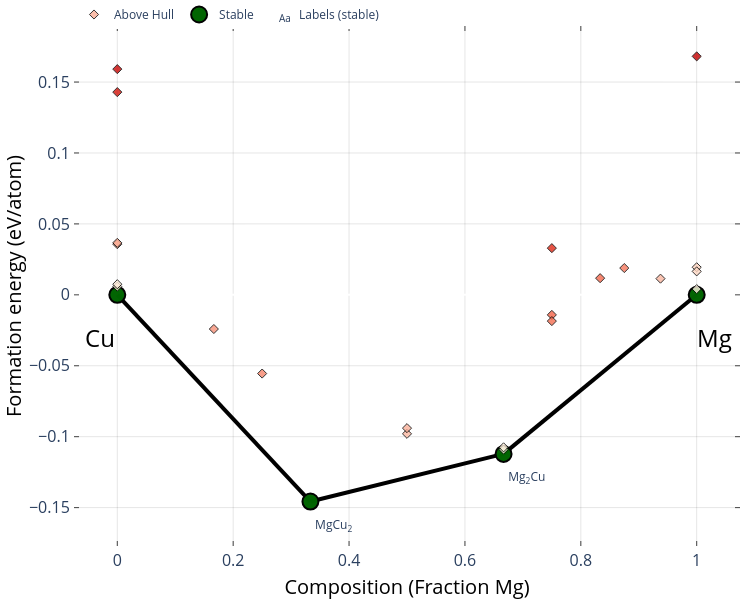

The notebook cell this image was saved under:
### Markdown cell above
`get_dft_convexhull` queries the Materials Project and returns a pymatgen `PhaseDiagram` object representing the *T* = 0K DFT ground-state convex hull. Results are cached locally after the first call.

### Code cell
from pymatgen.analysis.phase_diagram import PDPlotter

# Fetch (and cache) the DFT T=0K convex hull for Cu-Mg
cu_mg_dft_ch, _ = api.get_dft_convexhull('Cu-Mg', verbose=True)

cu_mg_pdp = PDPlotter(cu_mg_dft_ch)
fig = cu_mg_pdp.get_plot()
fig.update_layout(plot_bgcolor="white", paper_bgcolor="white", width=750, height=600)
fig.show()

### Figure 1 — Plotly figure (JSON) as saved in the notebook; plotly's stock layout.template omitted (floating-point values rounded to 4 significant figures)
{"data": [{"hoverinfo": "none", "line": {"color": "black", "width": 4}, "mode": "lines", "showlegend": false, "type": "scatter", "x": [0.3333, 0, null, 0.6667, 1, null, 0.3333, 0.6667, null], "y": [-0.1457, 0, null, -0.1121, 0, null, -0.1457, -0.1121, null]}, {"hoverinfo": "skip", "mode": "text", "name": "Labels (stable)", "opacity": 1, "showlegend": true, "text": ["MgCu<sub>2</sub>", "Mg<sub>2</sub>Cu"], "textposition": ["bottom right", "bottom right"], "type": "scatter", "visible": true, "x": [0.3413, 0.6747], "y": [-0.1587, -0.1251]}, {"error_y": {"array": [0, 0, 0, 0], "color": "gray", "thickness": 2.5, "type": "data", "width": 5}, "hoverinfo": "text", "hoverlabel": {"font": {"size": 14}}, "hovertext": ["MgCu<sub>2</sub> (mp-1038-GGA) <br>  Formation energy: -0.146 eV/atom <br>  (Stable)", "Cu (mp-30-GGA) <br>  Formation energy: 0.0 eV/atom <br>  (Stable)", "Mg<sub>2</sub>Cu (mp-2481-GGA) <br>  Formation energy: -0.112 eV/atom <br>  (Stable)", "Mg (mp-153-GGA) <br>  Formation energy: 0.0 eV/atom <br>  (Stable)"], "marker": {"color": "darkgreen", "line": {"color": "black", "width": 2}, "size": 16}, "mode": "markers", "name": "Stable", "opacity": 0.99, "showlegend": true, "type": "scatter", "x": [0.3333, 0, 0.6667, 1], "y": [-0.1457, 0, -0.1121, 0]}, {"hoverinfo": "text", "hoverlabel": {"font": {"size": 14}}, "hovertext": ["Cu (mp-1010136-GGA) <br>  Formation energy: 0.036 eV/atom <br>  Energy Above Hull: (+0.036 eV/atom)", "Cu (mp-1120774-GGA) <br>  Formation energy: 0.159 eV/atom <br>  Energy Above Hull: (+0.159 eV/atom)", "Cu (mp-989695-GGA) <br>  Formation energy: 0.006 eV/atom <br>  Energy Above Hull: (+0.006 eV/atom)", "Cu (mp-989782-GGA) <br>  Formation energy: 0.007 eV/atom <br>  Energy Above Hull: (+0.007 eV/atom)", "Cu (mp-998890-GGA) <br>  Formation energy: 0.037 eV/atom <br>  Energy Above Hull: (+0.037 eV/atom)", "Cu (mp-1059259-GGA) <br>  Formation energy: 0.143 eV/atom <br>  Energy Above Hull: (+0.143 eV/atom)", "Mg (mp-1056351-GGA) <br>  Formation energy: 0.019 eV/atom <br>  Energy Above Hull: (+0.019 eV/atom)", "Mg (mp-973364-GGA) <br>  Formation energy: 0.004 eV/atom <br>  Energy Above Hull: (+0.004 eV/atom)", "Mg (mp-110-GGA) <br>  Formation energy: 0.017 eV/atom <br>  Energy Above Hull: (+0.017 eV/atom)", "Mg (mp-1247180-GGA) <br>  Formation energy: 0.168 eV/atom <br>  Energy Above Hull: (+0.168 eV/atom)", "MgCu (mp-2672345-GGA) <br>  Formation energy: -0.098 eV/atom <br>  Energy Above Hull: (+0.031 eV/atom)", "MgCu (mp-972916-GGA) <br>  Formation energy: -0.094 eV/atom <br>  Energy Above Hull: (+0.035 eV/atom)", "MgCu<sub>3</sub> (mp-1185856-GGA) <br>  Formation energy: -0.056 eV/atom <br>  Energy Above Hull: (+0.054 eV/atom)", "MgCu<sub>5</sub> (mp-1185860-GGA) <br>  Formation energy: -0.024 eV/atom <br>  Energy Above Hull: (+0.049 eV/atom)", "Mg<sub>2</sub>Cu (mp-1052023-GGA) <br>  Formation energy: -0.109 eV/atom <br>  Energy Above Hull: (+0.003 eV/atom)", "Mg<sub>2</sub>Cu (mp-865014-GGA) <br>  Formation energy: -0.108 eV/atom <br>  Energy Above Hull: (+0.005 eV/atom)", "Mg<sub>3</sub>Cu (mp-1016224-GGA) <br>  Formation energy: 0.033 eV/atom <br>  Energy Above Hull: (+0.117 eV/atom)", "Mg<sub>3</sub>Cu (mp-978279-GGA) <br>  Formation energy: -0.014 eV/atom <br>  Energy Above Hull: (+0.07 eV/atom)", "Mg<sub>3</sub>Cu (mp-2479851-GGA) <br>  Formation energy: -0.019 eV/atom <br>  Energy Above Hull: (+0.066 eV/atom)", "Mg<sub>5</sub>Cu (mp-1185803-GGA) <br>  Formation energy: 0.012 eV/atom <br>  Energy Above Hull: (+0.068 eV/atom)", "Mg<sub>7</sub>Cu (mp-1016285-GGA) <br>  Formation energy: 0.019 eV/atom <br>  Energy Above Hull: (+0.061 eV/atom)", "Mg<sub>15</sub>Cu (mp-1023610-GGA) <br>  Formation energy: 0.011 eV/atom <br>  Energy Above Hull: (+0.032 eV/atom)"], "marker": {"color": [0.036, 0.159, 0.006, 0.007, 0.037, 0.143, 0.019, 0.004, 0.017, 0.168, 0.031, 0.035, 0.054, 0.049, 0.003, 0.005, 0.117, 0.07, 0.066, 0.068, 0.061, 0.032], "colorscale": [[0, "#fff5e3"], [0.5, "#f24324"], [1, "#c40000"]], "line": {"color": "black", "width": 1}, "opacity": 0.8, "size": 7, "symbol": "diamond"}, "mode": "markers", "name": "Above Hull", "showlegend": true, "type": "scatter", "x": [0, 0, 0, 0, 0, 0, 1, 1, 1, 1, 0.5, 0.5, 0.25, 0.1667, 0.6667, 0.6667, 0.75, 0.75, 0.75, 0.8333, 0.875, 0.9375], "y": [0.03571, 0.1591, 0.005766, 0.007492, 0.03664, 0.1429, 0.01944, 0.004049, 0.01652, 0.1681, -0.09798, -0.09397, -0.0555, -0.0241, -0.1091, -0.1075, 0.03292, -0.01414, -0.01851, 0.01174, 0.01888, 0.01142]}], "layout": {"annotations": [{"align": "center", "font": {"color": "#000000", "size": 24}, "opacity": 1, "showarrow": false, "text": "Cu", "x": -0.03, "xref": "x", "y": -0.03, "yref": "y"}, {"align": "center", "font": {"color": "#000000", "size": 24}, "opacity": 1, "showarrow": false, "text": "Mg", "x": 1.03, "xref": "x", "y": -0.03, "yref": "y"}], "autosize": true, "coloraxis": {"colorbar": {"x": 1, "y": 0.05, "yanchor": "top"}}, "height": 600, "hovermode": "closest", "legend": {"orientation": "h", "tracegroupgap": 7, "traceorder": "reversed", "x": 0, "xanchor": "left", "y": 1.05}, "margin": {"b": 10, "l": 10, "pad": 0, "r": 10, "t": 0}, "paper_bgcolor": "white", "plot_bgcolor": "white", "showlegend": true, "width": 750, "xaxis": {"anchor": "y", "gridcolor": "rgba(0,0,0,0.1)", "mirror": "ticks", "nticks": 8, "showgrid": true, "showline": true, "side": "bottom", "tickfont": {"size": 16}, "ticks": "inside", "title": {"font": {"color": "#000000", "size": 20}, "text": "Composition (Fraction Mg)"}, "type": "linear", "zeroline": false}, "yaxis": {"anchor": "x", "gridcolor": "rgba(0,0,0,0.1)", "mirror": "ticks", "showgrid": true, "showline": true, "side": "left", "tickfont": {"size": 16}, "ticks": "inside", "title": {"font": {"color": "#000000", "size": 20}, "text": "Formation energy (eV/atom)"}, "type": "linear"}}}
